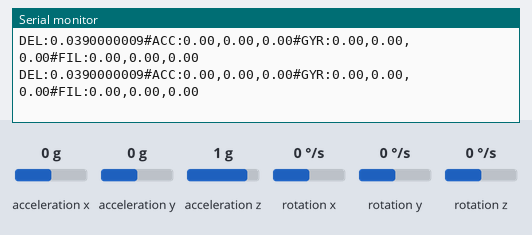
This sketch was run on a simulated Arduino Uno, built with avr-gcc and run on an emulated ATmega328P. On the bench: the last lines printed to the serial monitor. Wiring (inferred from the names in the program): MPU-6050 motion sensor at I2C address 0x68. The inputs (shaded band) are chosen by the test bench; at power-on: acceleration x 0 g, acceleration y 0 g, rotation x 0 °/s, rotation y 0 °/s, rotation z 0 °/s, acceleration z 1 g.

Above: at 2.2 s.
2.3 s: acceleration x set to -1.4 g
At 2.57 s:
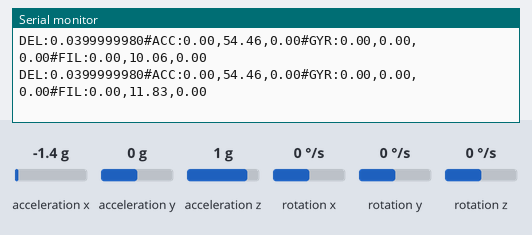
5.3 s: acceleration y set to -1.4 g
At 5.3 s:
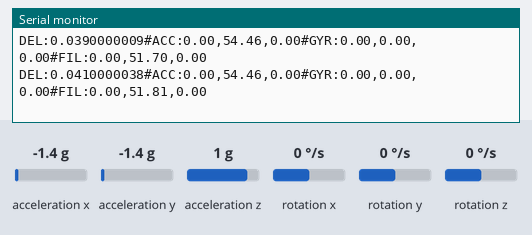
8.3 s: rotation x set to -100 °/s
At 8.32 s:
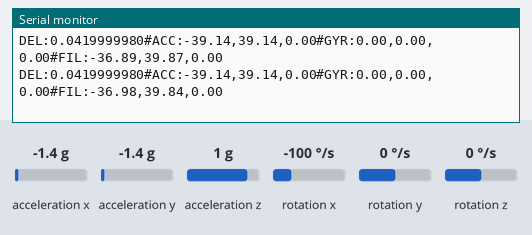
11.3 s: rotation y set to -192 °/s
At 11.3 s:
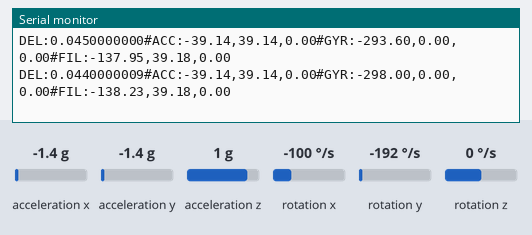
14.3 s: rotation z set to -100 °/s
At 14.31 s:
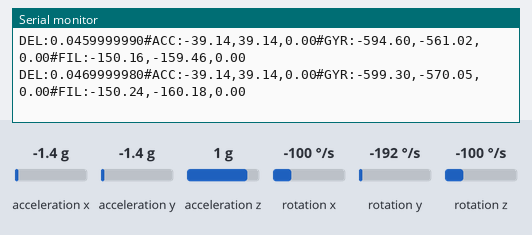
17.3 s: acceleration x set to 0 g
At 17.33 s:
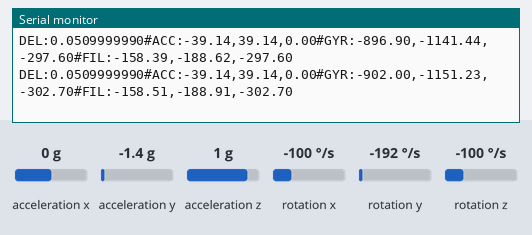
Timing chart, 0 to 20.3 s (numbered marks = the images above; inputs shaded):
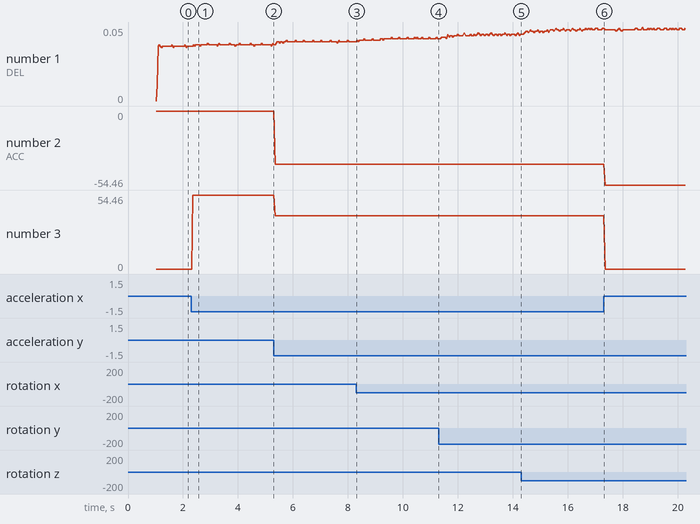

Measured:
- after the input at 2.3 s, the serial monitor: prints a new line after 0.05 s (image 1)
- plotted number 1: 0.04 → 0.04 after the input at 2.3 s
- plotted number 3: 0 → 54.46 after the input at 2.3 s

The sketch:

test_ac.ino
```cpp
#include "test_ac.h"

// Declaring an union for the registers and the axis values.
// The byte order does not match the byte order of
// the compiler and AVR chip.
// The AVR chip (on the Arduino board) has the Low Byte
// at the lower address.
// But the MPU-6050 has a different order: High Byte at
// lower address, so that has to be corrected.
// The register part "reg" is only used internally,
// and are swapped in code.
typedef union accel_t_gyro_union
{
  struct
  {
    uint8_t x_accel_h;
    uint8_t x_accel_l;
    uint8_t y_accel_h;
    uint8_t y_accel_l;
    uint8_t z_accel_h;
    uint8_t z_accel_l;
    uint8_t t_h;
    uint8_t t_l;
    uint8_t x_gyro_h;
    uint8_t x_gyro_l;
    uint8_t y_gyro_h;
    uint8_t y_gyro_l;
    uint8_t z_gyro_h;
    uint8_t z_gyro_l;
  } reg;
  struct
  {
    int x_accel;
    int y_accel;
    int z_accel;
    int temperature;
    int x_gyro;
    int y_gyro;
    int z_gyro;
  } value;
};

// Use the following global variables and access functions to help store the overall
// rotation angle of the sensor
unsigned long last_read_time;
float         last_x_angle;  // These are the filtered angles
float         last_y_angle;
float         last_z_angle;
float         last_gyro_x_angle;  // Store the gyro angles to compare drift
float         last_gyro_y_angle;
float         last_gyro_z_angle;

void set_last_read_angle_data(unsigned long time, float x, float y, float z, float x_gyro, float y_gyro, float z_gyro) {
  last_read_time = time;
  last_x_angle = x;
  last_y_angle = y;
  last_z_angle = z;
  last_gyro_x_angle = x_gyro;
  last_gyro_y_angle = y_gyro;
  last_gyro_z_angle = z_gyro;
}

inline unsigned long get_last_time() {return last_read_time;}
inline float get_last_x_angle() {return last_x_angle;}
inline float get_last_y_angle() {return last_y_angle;}
inline float get_last_z_angle() {return last_z_angle;}
inline float get_last_gyro_x_angle() {return last_gyro_x_angle;}
inline float get_last_gyro_y_angle() {return last_gyro_y_angle;}
inline float get_last_gyro_z_angle() {return last_gyro_z_angle;}

//  Use the following global variables and access functions
//  to calibrate the acceleration sensor
float    base_x_accel;
float    base_y_accel;
float    base_z_accel;

float    base_x_gyro;
float    base_y_gyro;
float    base_z_gyro;


int read_gyro_accel_vals(uint8_t* accel_t_gyro_ptr) {
  // Read the raw values.
  // Read 14 bytes at once,
  // containing acceleration, temperature and gyro.
  // With the default settings of the MPU-6050,
  // there is no filter enabled, and the values
  // are not very stable.  Returns the error value

  accel_t_gyro_union* accel_t_gyro = (accel_t_gyro_union *) accel_t_gyro_ptr;

  int error = MPU6050_read (MPU6050_ACCEL_XOUT_H, (uint8_t *) accel_t_gyro, sizeof(*accel_t_gyro));

  // Swap all high and low bytes.
  // After this, the registers values are swapped,
  // so the structure name like x_accel_l does no
  // longer contain the lower byte.
  uint8_t swap;
  #define SWAP(x,y) swap = x; x = y; y = swap

  SWAP ((*accel_t_gyro).reg.x_accel_h, (*accel_t_gyro).reg.x_accel_l);
  SWAP ((*accel_t_gyro).reg.y_accel_h, (*accel_t_gyro).reg.y_accel_l);
  SWAP ((*accel_t_gyro).reg.z_accel_h, (*accel_t_gyro).reg.z_accel_l);
  SWAP ((*accel_t_gyro).reg.t_h, (*accel_t_gyro).reg.t_l);
  SWAP ((*accel_t_gyro).reg.x_gyro_h, (*accel_t_gyro).reg.x_gyro_l);
  SWAP ((*accel_t_gyro).reg.y_gyro_h, (*accel_t_gyro).reg.y_gyro_l);
  SWAP ((*accel_t_gyro).reg.z_gyro_h, (*accel_t_gyro).reg.z_gyro_l);

  return error;
}

// The sensor should be motionless on a horizontal surface
//  while calibration is happening
void calibrate_sensors() {
  int                   num_readings = 10;
  float                 x_accel = 0;
  float                 y_accel = 0;
  float                 z_accel = 0;
  float                 x_gyro = 0;
  float                 y_gyro = 0;
  float                 z_gyro = 0;
  accel_t_gyro_union    accel_t_gyro;

  //Serial.println("Starting Calibration");

  // Discard the first set of values read from the IMU
  read_gyro_accel_vals((uint8_t *) &accel_t_gyro);

  // Read and average the raw values from the IMU
  for (int i = 0; i < num_readings; i++) {
    read_gyro_accel_vals((uint8_t *) &accel_t_gyro);
    x_accel += accel_t_gyro.value.x_accel;
    y_accel += accel_t_gyro.value.y_accel;
    z_accel += accel_t_gyro.value.z_accel;
    x_gyro += accel_t_gyro.value.x_gyro;
    y_gyro += accel_t_gyro.value.y_gyro;
    z_gyro += accel_t_gyro.value.z_gyro;
    delay(100);
  }
  x_accel /= num_readings;
  y_accel /= num_readings;
  z_accel /= num_readings;
  x_gyro /= num_readings;
  y_gyro /= num_readings;
  z_gyro /= num_readings;

  // Store the raw calibration values globally
  base_x_accel = x_accel;
  base_y_accel = y_accel;
  base_z_accel = z_accel;
  base_x_gyro = x_gyro;
  base_y_gyro = y_gyro;
  base_z_gyro = z_gyro;

  //Serial.println("Finishing Calibration");
}


void setup()
{
  int error;
  uint8_t c;


  Serial.begin(19200);
  /*
  Serial.println(F("InvenSense MPU-6050"));
  Serial.println(F("June 2012"));
  */
  // Initialize the 'Wire' class for the I2C-bus.
  Wire.begin();


  // default at power-up:
  //    Gyro at 250 degrees second
  //    Acceleration at 2g
  //    Clock source at internal 8MHz
  //    The device is in sleep mode.
  //

  error = MPU6050_read (MPU6050_WHO_AM_I, &c, 1);
  /*
  Serial.print(F("WHO_AM_I : "));
  Serial.print(c,HEX);
  Serial.print(F(", error = "));
  Serial.println(error,DEC);
  */

  // According to the datasheet, the 'sleep' bit
  // should read a '1'. But I read a '0'.
  // That bit has to be cleared, since the sensor
  // is in sleep mode at power-up. Even if the
  // bit reads '0'.
  error = MPU6050_read (MPU6050_PWR_MGMT_2, &c, 1);
  /*
  Serial.print(F("PWR_MGMT_2 : "));
  Serial.print(c,HEX);
  Serial.print(F(", error = "));
  Serial.println(error,DEC);
  */

  // Clear the 'sleep' bit to start the sensor.
  MPU6050_write_reg (MPU6050_PWR_MGMT_1, 0);

  //Initialize the angles
  calibrate_sensors();
  set_last_read_angle_data(millis(), 0, 0, 0, 0, 0, 0);
}


void loop()
{
  int error;
  double dT;
  accel_t_gyro_union accel_t_gyro;

  /*
  Serial.println(F(""));
  Serial.println(F("MPU-6050"));
  */

  // Read the raw values.
  error = read_gyro_accel_vals((uint8_t*) &accel_t_gyro);

  // Get the time of reading for rotation computations
  unsigned long t_now = millis();

/*
  Serial.print(F("Read accel, temp and gyro, error = "));
  Serial.println(error,DEC);


  // Print the raw acceleration values
  Serial.print(F("accel x,y,z: "));
  Serial.print(accel_t_gyro.value.x_accel, DEC);
  Serial.print(F(", "));
  Serial.print(accel_t_gyro.value.y_accel, DEC);
  Serial.print(F(", "));
  Serial.print(accel_t_gyro.value.z_accel, DEC);
  Serial.println(F(""));
*/

  // The temperature sensor is -40 to +85 degrees Celsius.
  // It is a signed integer.
  // According to the datasheet:
  //   340 per degrees Celsius, -512 at 35 degrees.
  // At 0 degrees: -512 - (340 * 35) = -12412
/*
  Serial.print(F("temperature: "));
  dT = ( (double) accel_t_gyro.value.temperature + 12412.0) / 340.0;
  Serial.print(dT, 3);
  Serial.print(F(" degrees Celsius"));
  Serial.println(F(""));


  // Print the raw gyro values.
  Serial.print(F("raw gyro x,y,z : "));
  Serial.print(accel_t_gyro.value.x_gyro, DEC);
  Serial.print(F(", "));
  Serial.print(accel_t_gyro.value.y_gyro, DEC);
  Serial.print(F(", "));
  Serial.print(accel_t_gyro.value.z_gyro, DEC);
  Serial.print(F(", "));
  Serial.println(F(""));
*/

  // Convert gyro values to degrees/sec
  float FS_SEL = 131;
  /*
  float gyro_x = (accel_t_gyro.value.x_gyro - base_x_gyro)/FS_SEL;
  float gyro_y = (accel_t_gyro.value.y_gyro - base_y_gyro)/FS_SEL;
  float gyro_z = (accel_t_gyro.value.z_gyro - base_z_gyro)/FS_SEL;
  */
  float gyro_x = (accel_t_gyro.value.x_gyro - base_x_gyro)/FS_SEL;
  float gyro_y = (accel_t_gyro.value.y_gyro - base_y_gyro)/FS_SEL;
  float gyro_z = (accel_t_gyro.value.z_gyro - base_z_gyro)/FS_SEL;


  // Get raw acceleration values
  //float G_CONVERT = 16384;
  float accel_x = accel_t_gyro.value.x_accel;
  float accel_y = accel_t_gyro.value.y_accel;
  float accel_z = accel_t_gyro.value.z_accel;

  // Get angle values from accelerometer
  float RADIANS_TO_DEGREES = 180/3.14159;
//  float accel_vector_length = sqrt(pow(accel_x,2) + pow(accel_y,2) + pow(accel_z,2));
  float accel_angle_y = atan(-1*accel_x/sqrt(pow(accel_y,2) + pow(accel_z,2)))*RADIANS_TO_DEGREES;
  float accel_angle_x = atan(accel_y/sqrt(pow(accel_x,2) + pow(accel_z,2)))*RADIANS_TO_DEGREES;

  float accel_angle_z = 0;

  // Compute the (filtered) gyro angles
  float dt =(t_now - get_last_time())/1000.0;
  float gyro_angle_x = gyro_x*dt + get_last_x_angle();
  float gyro_angle_y = gyro_y*dt + get_last_y_angle();
  float gyro_angle_z = gyro_z*dt + get_last_z_angle();

  // Compute the drifting gyro angles
  float unfiltered_gyro_angle_x = gyro_x*dt + get_last_gyro_x_angle();
  float unfiltered_gyro_angle_y = gyro_y*dt + get_last_gyro_y_angle();
  float unfiltered_gyro_angle_z = gyro_z*dt + get_last_gyro_z_angle();

  // Apply the complementary filter to figure out the change in angle - choice of alpha is
  // estimated now.  Alpha depends on the sampling rate...
  float alpha = 0.96;
  float angle_x = alpha*gyro_angle_x + (1.0 - alpha)*accel_angle_x;
  float angle_y = alpha*gyro_angle_y + (1.0 - alpha)*accel_angle_y;
  float angle_z = gyro_angle_z;  //Accelerometer doesn't give z-angle

  // Update the saved data with the latest values
  set_last_read_angle_data(t_now, angle_x, angle_y, angle_z, unfiltered_gyro_angle_x, unfiltered_gyro_angle_y, unfiltered_gyro_angle_z);

  // Send the data to the serial port
  Serial.print(F("DEL:"));              //Delta T
  Serial.print(dt, DEC);
  Serial.print(F("#ACC:"));              //Accelerometer angle
  Serial.print(accel_angle_x, 2);
  Serial.print(F(","));
  Serial.print(accel_angle_y, 2);
  Serial.print(F(","));
  Serial.print(accel_angle_z, 2);
  Serial.print(F("#GYR:"));
  Serial.print(unfiltered_gyro_angle_x, 2);        //Gyroscope angle
  Serial.print(F(","));
  Serial.print(unfiltered_gyro_angle_y, 2);
  Serial.print(F(","));
  Serial.print(unfiltered_gyro_angle_z, 2);
  Serial.print(F("#FIL:"));             //Filtered angle
  Serial.print(angle_x, 2);
  Serial.print(F(","));
  Serial.print(angle_y, 2);
  Serial.print(F(","));
  Serial.print(angle_z, 2);
  Serial.println(F(""));

  // Delay so we don't swamp the serial port
  delay(5);
}


// --------------------------------------------------------
// MPU6050_read
//
// This is a common function to read multiple bytes
// from an I2C device.
//
// It uses the boolean parameter for Wire.endTransMission()
// to be able to hold or release the I2C-bus.
// This is implemented in Arduino 1.0.1.
//
// Only this function is used to read.
// There is no function for a single byte.
//
int MPU6050_read(int start, uint8_t *buffer, int size)
{
  int i, n, error;

  Wire.beginTransmission(MPU6050_I2C_ADDRESS);
  n = Wire.write(start);
  if (n != 1)
    return (-10);

  n = Wire.endTransmission(false);    // hold the I2C-bus
  if (n != 0)
    return (n);

  // Third parameter is true: relase I2C-bus after data is read.
  Wire.requestFrom(MPU6050_I2C_ADDRESS, size, true);
  i = 0;
  while(Wire.available() && i<size)
  {
    buffer[i++]=Wire.read();
  }
  if ( i != size)
    return (-11);

  return (0);  // return : no error
}


// --------------------------------------------------------
// MPU6050_write
//
// This is a common function to write multiple bytes to an I2C device.
//
// If only a single register is written,
// use the function MPU_6050_write_reg().
//
// Parameters:
//   start : Start address, use a define for the register
//   pData : A pointer to the data to write.
//   size  : The number of bytes to write.
//
// If only a single register is written, a pointer
// to the data has to be used, and the size is
// a single byte:
//   int data = 0;        // the data to write
//   MPU6050_write (MPU6050_PWR_MGMT_1, &c, 1);
//
int MPU6050_write(int start, const uint8_t *pData, int size)
{
  int n, error;

  Wire.beginTransmission(MPU6050_I2C_ADDRESS);
  n = Wire.write(start);        // write the start address
  if (n != 1)
    return (-20);

  n = Wire.write(pData, size);  // write data bytes
  if (n != size)
    return (-21);

  error = Wire.endTransmission(true); // release the I2C-bus
  if (error != 0)
    return (error);

  return (0);         // return : no error
}

// --------------------------------------------------------
// MPU6050_write_reg
//
// An extra function to write a single register.
// It is just a wrapper around the MPU_6050_write()
// function, and it is only a convenient function
// to make it easier to write a single register.
//
int MPU6050_write_reg(int reg, uint8_t data)
{
  int error;

  error = MPU6050_write(reg, &data, 1);

  return (error);
}
```

myLib.cpp
```cpp

```

Source omitted: test_ac.h (25450 bytes)
